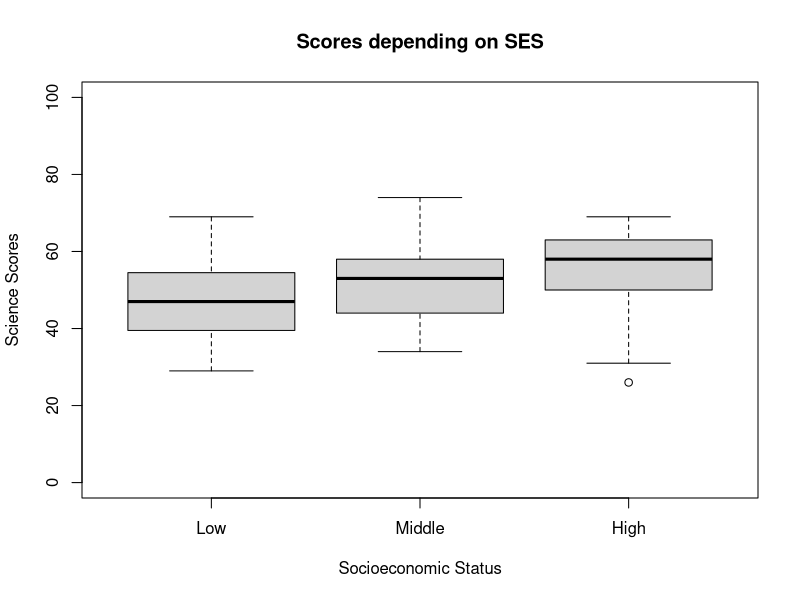
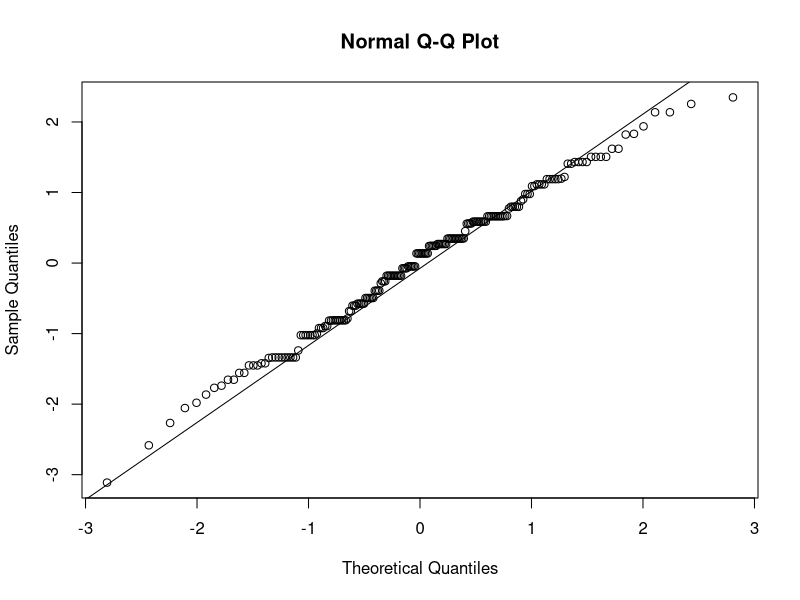
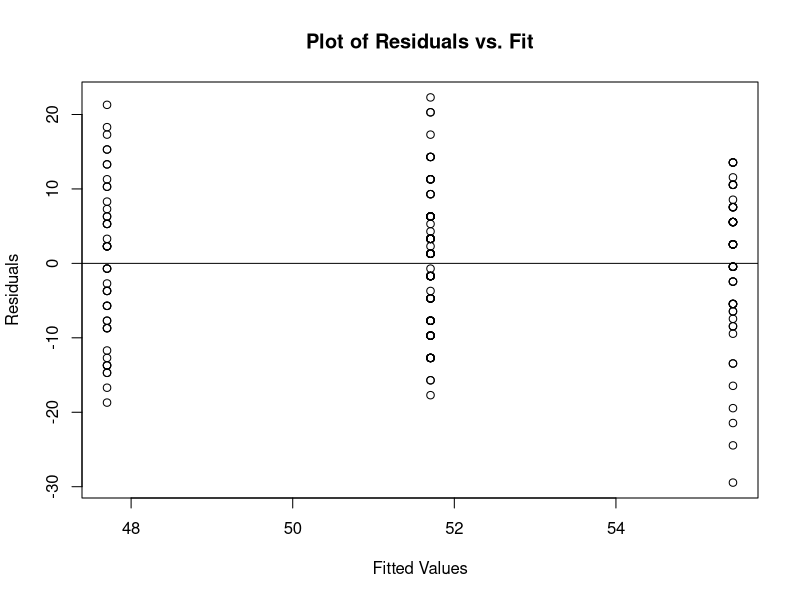

Generate these figures, in order, with R:
## ---- chunk 1
# Clear the environment
rm(list = ls())

# Load the libraries
library(here)

# Load data
data <- read.csv(here("Data", "hsb2.csv"))
## ---- chunk 2
# ses ordinal  (1=low 2=middle 3=high)  
data$ses <- factor(data$ses,
                   labels = c("Low",
                              "Middle",
                              "High"))

# Obtain boxplots.

boxplot(data$science ~ data$ses,
        ylim = c(0, 100),
        xlab = "Socioeconomic Status",
        ylab = "Science Scores",
        main = "Scores depending on SES")

## ---- chunk 3
tapply(data$science, data$ses, summary)
tapply(data$science, data$ses, sd)
## ---- chunk 4
model <- lm(data$science ~ data$ses)
std_residual <- rstandard(model)
qqnorm(std_residual)
qqline(std_residual)
## ---- chunk 5
table(data$ses)
## ---- chunk 6
plot(model$fitted.values, model$residuals,
     xlab = "Fitted Values",
     ylab = "Residuals",
     main = "Plot of Residuals vs. Fit")

abline(0,0)
## ---- chunk 7
aov.model <- aov(data$science ~ data$ses)
aov.model
summary(aov.model)
## ---- chunk 8
## Checking dummies variables
# model <- lm(data$science ~ data$ses)
# summary(model)
# anova(model)
## ---- chunk 9
t.test(science ~ ses,
           data = data,
           subset = (ses == "Low" | ses == "Middle"))

t.test(science ~ ses,
           data = data,
           subset = (ses == "Middle" | ses == "High"))

t.test(science ~ ses,
           data = data,
           subset = (ses == "Low" | ses == "High"))
